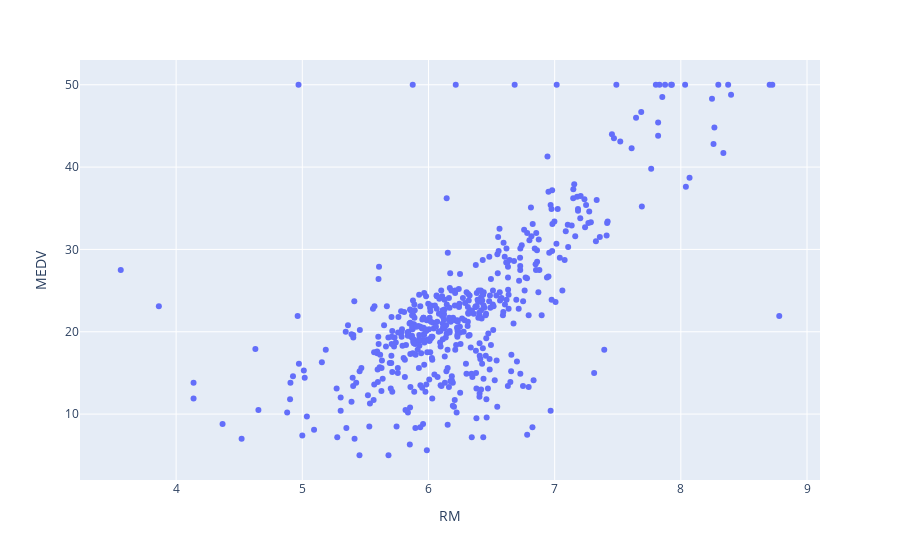

The notebook cell saved with this chart:
### Code cell
# RM vs MEDV (Número de quartos e valor médio do imóvel)
fig = px.scatter(data, x=data.RM, y=data.MEDV)
fig.show()

### Figure 1 — Plotly figure (JSON) as saved in the notebook; plotly's stock layout.template omitted (floating-point values rounded to 4 significant figures; data arrays with more than 128 entries replaced by an {"elided": "..."} marker saying what was removed)
{"data": [{"hovertemplate": "RM=%{x}<br>MEDV=%{y}<extra></extra>", "legendgroup": "", "marker": {"color": "#636efa", "symbol": "circle"}, "mode": "markers", "name": "", "showlegend": false, "type": "scatter", "x": {"elided": "506 float values"}, "xaxis": "x", "y": {"elided": "506 float values"}, "yaxis": "y"}], "layout": {"autosize": true, "legend": {"tracegroupgap": 0}, "margin": {"t": 60}, "xaxis": {"anchor": "y", "autorange": true, "domain": [0, 1], "range": [3.251, 9.09], "title": {"text": "RM"}, "type": "linear"}, "yaxis": {"anchor": "x", "autorange": true, "domain": [0, 1], "range": [1.809, 53.19], "title": {"text": "MEDV"}, "type": "linear"}}}
